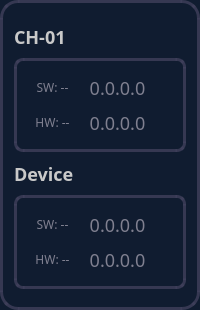
<?xml version="1.0" encoding="UTF-8"?>
<ui version="4.0">
 <class>versionview</class>
 <widget class="QFrame" name="versionview">
  <property name="geometry">
   <rect>
    <x>0</x>
    <y>0</y>
    <width>200</width>
    <height>310</height>
   </rect>
  </property>
  <property name="minimumSize">
   <size>
    <width>200</width>
    <height>310</height>
   </size>
  </property>
  <property name="maximumSize">
   <size>
    <width>240</width>
    <height>372</height>
   </size>
  </property>
  <property name="font">
   <font>
    <family>WenQuanYi Micro Hei</family>
    <pointsize>12</pointsize>
   </font>
  </property>
  <property name="cursor">
   <cursorShape>BlankCursor</cursorShape>
  </property>
  <property name="contextMenuPolicy">
   <enum>Qt::NoContextMenu</enum>
  </property>
  <property name="windowTitle">
   <string>Frame</string>
  </property>
  <property name="styleSheet">
   <string notr="true">#versionview {
	background-color: #101C30;
    border-radius: 18px;
	border: 3px solid rgba(63, 63, 90, 0.81);
}</string>
  </property>
  <property name="locale">
   <locale language="Chinese" country="China"/>
  </property>
  <property name="lineWidth">
   <number>0</number>
  </property>
  <layout class="QVBoxLayout" name="verticalLayout_3" stretch="1,3,1,3">
   <property name="topMargin">
    <number>18</number>
   </property>
   <property name="bottomMargin">
    <number>18</number>
   </property>
   <item>
    <widget class="QLabel" name="channellabel">
     <property name="enabled">
      <bool>false</bool>
     </property>
     <property name="font">
      <font>
       <family>WenQuanYi Micro Hei</family>
       <pointsize>-1</pointsize>
       <weight>75</weight>
       <bold>true</bold>
      </font>
     </property>
     <property name="cursor">
      <cursorShape>BlankCursor</cursorShape>
     </property>
     <property name="contextMenuPolicy">
      <enum>Qt::NoContextMenu</enum>
     </property>
     <property name="styleSheet">
      <string notr="true">#channellabel
{
color: #C9C9C9; 
font-size: 18px; 
font-weight: bold; 
border: none;
}</string>
     </property>
     <property name="lineWidth">
      <number>0</number>
     </property>
     <property name="text">
      <string>CH-01</string>
     </property>
    </widget>
   </item>
   <item>
    <widget class="QFrame" name="channelframe">
     <property name="font">
      <font>
       <family>WenQuanYi Micro Hei</family>
      </font>
     </property>
     <property name="cursor">
      <cursorShape>BlankCursor</cursorShape>
     </property>
     <property name="contextMenuPolicy">
      <enum>Qt::NoContextMenu</enum>
     </property>
     <property name="styleSheet">
      <string notr="true">#channelframe {
    border-radius: 9px;
	border: 3px solid rgba(63, 63, 90, 0.81);
}</string>
     </property>
     <property name="frameShape">
      <enum>QFrame::NoFrame</enum>
     </property>
     <property name="frameShadow">
      <enum>QFrame::Plain</enum>
     </property>
     <property name="lineWidth">
      <number>0</number>
     </property>
     <layout class="QGridLayout" name="gridLayout" rowstretch="1,1" columnstretch="1,3" rowminimumheight="0,0">
      <property name="leftMargin">
       <number>18</number>
      </property>
      <property name="topMargin">
       <number>9</number>
      </property>
      <property name="rightMargin">
       <number>18</number>
      </property>
      <property name="bottomMargin">
       <number>9</number>
      </property>
      <property name="spacing">
       <number>0</number>
      </property>
      <item row="0" column="0">
       <widget class="QLabel" name="channelswlabel">
        <property name="font">
         <font>
          <family>WenQuanYi Micro Hei</family>
          <pointsize>-1</pointsize>
         </font>
        </property>
        <property name="cursor">
         <cursorShape>BlankCursor</cursorShape>
        </property>
        <property name="contextMenuPolicy">
         <enum>Qt::NoContextMenu</enum>
        </property>
        <property name="styleSheet">
         <string notr="true">#channelswlabel
{
color: #808090; 
font-size: 12px; 
border: none;
}</string>
        </property>
        <property name="lineWidth">
         <number>0</number>
        </property>
        <property name="text">
         <string>SW: --</string>
        </property>
        <property name="alignment">
         <set>Qt::AlignCenter</set>
        </property>
       </widget>
      </item>
      <item row="0" column="1">
       <widget class="QLabel" name="chswvaluelabel">
        <property name="font">
         <font>
          <family>WenQuanYi Micro Hei</family>
          <pointsize>-1</pointsize>
         </font>
        </property>
        <property name="cursor">
         <cursorShape>BlankCursor</cursorShape>
        </property>
        <property name="contextMenuPolicy">
         <enum>Qt::NoContextMenu</enum>
        </property>
        <property name="styleSheet">
         <string notr="true">#chswvaluelabel
{
color: #808090; 
font-size: 18px; 
border: none;
}</string>
        </property>
        <property name="lineWidth">
         <number>0</number>
        </property>
        <property name="text">
         <string>0.0.0.0</string>
        </property>
        <property name="alignment">
         <set>Qt::AlignCenter</set>
        </property>
       </widget>
      </item>
      <item row="1" column="0">
       <widget class="QLabel" name="channelhwlabel">
        <property name="font">
         <font>
          <family>WenQuanYi Micro Hei</family>
          <pointsize>-1</pointsize>
         </font>
        </property>
        <property name="cursor">
         <cursorShape>BlankCursor</cursorShape>
        </property>
        <property name="contextMenuPolicy">
         <enum>Qt::NoContextMenu</enum>
        </property>
        <property name="styleSheet">
         <string notr="true">#channelhwlabel
{
color: #808090; 
font-size: 12px; 
border: none;
}</string>
        </property>
        <property name="text">
         <string>HW: --</string>
        </property>
        <property name="alignment">
         <set>Qt::AlignCenter</set>
        </property>
       </widget>
      </item>
      <item row="1" column="1">
       <widget class="QLabel" name="chhwvaluelabel">
        <property name="font">
         <font>
          <family>WenQuanYi Micro Hei</family>
          <pointsize>-1</pointsize>
         </font>
        </property>
        <property name="cursor">
         <cursorShape>BlankCursor</cursorShape>
        </property>
        <property name="contextMenuPolicy">
         <enum>Qt::NoContextMenu</enum>
        </property>
        <property name="styleSheet">
         <string notr="true">#chhwvaluelabel
{
color: #808090; 
font-size: 18px; 
border: none;
}</string>
        </property>
        <property name="lineWidth">
         <number>0</number>
        </property>
        <property name="text">
         <string>0.0.0.0</string>
        </property>
        <property name="alignment">
         <set>Qt::AlignCenter</set>
        </property>
       </widget>
      </item>
     </layout>
    </widget>
   </item>
   <item>
    <widget class="QLabel" name="devicelabel">
     <property name="enabled">
      <bool>false</bool>
     </property>
     <property name="font">
      <font>
       <family>WenQuanYi Micro Hei</family>
       <pointsize>-1</pointsize>
       <weight>75</weight>
       <bold>true</bold>
      </font>
     </property>
     <property name="cursor">
      <cursorShape>BlankCursor</cursorShape>
     </property>
     <property name="contextMenuPolicy">
      <enum>Qt::NoContextMenu</enum>
     </property>
     <property name="styleSheet">
      <string notr="true">#devicelabel
{
color: #C9C9C9; 
font-size: 18px; 
font-weight: bold; 
border: none;
}</string>
     </property>
     <property name="lineWidth">
      <number>0</number>
     </property>
     <property name="text">
      <string>Device</string>
     </property>
    </widget>
   </item>
   <item>
    <widget class="QFrame" name="deviceframe">
     <property name="font">
      <font>
       <family>WenQuanYi Micro Hei</family>
      </font>
     </property>
     <property name="cursor">
      <cursorShape>BlankCursor</cursorShape>
     </property>
     <property name="contextMenuPolicy">
      <enum>Qt::NoContextMenu</enum>
     </property>
     <property name="styleSheet">
      <string notr="true">#deviceframe {
    border-radius: 9px;
	border: 3px solid rgba(63, 63, 90, 0.81);
}</string>
     </property>
     <property name="frameShape">
      <enum>QFrame::NoFrame</enum>
     </property>
     <property name="frameShadow">
      <enum>QFrame::Plain</enum>
     </property>
     <property name="lineWidth">
      <number>0</number>
     </property>
     <layout class="QGridLayout" name="gridLayout_2" rowstretch="1,1" columnstretch="1,3">
      <property name="leftMargin">
       <number>18</number>
      </property>
      <property name="rightMargin">
       <number>18</number>
      </property>
      <property name="bottomMargin">
       <number>9</number>
      </property>
      <property name="spacing">
       <number>0</number>
      </property>
      <item row="0" column="0">
       <widget class="QLabel" name="deviceswlabel">
        <property name="font">
         <font>
          <family>WenQuanYi Micro Hei</family>
          <pointsize>-1</pointsize>
         </font>
        </property>
        <property name="cursor">
         <cursorShape>BlankCursor</cursorShape>
        </property>
        <property name="contextMenuPolicy">
         <enum>Qt::NoContextMenu</enum>
        </property>
        <property name="styleSheet">
         <string notr="true">#deviceswlabel
{
color: #808090; 
font-size: 12px; 
border: none;
}</string>
        </property>
        <property name="lineWidth">
         <number>0</number>
        </property>
        <property name="text">
         <string>SW: --</string>
        </property>
        <property name="alignment">
         <set>Qt::AlignCenter</set>
        </property>
       </widget>
      </item>
      <item row="0" column="1">
       <widget class="QLabel" name="deswvaluelabel">
        <property name="font">
         <font>
          <family>WenQuanYi Micro Hei</family>
          <pointsize>-1</pointsize>
         </font>
        </property>
        <property name="cursor">
         <cursorShape>BlankCursor</cursorShape>
        </property>
        <property name="contextMenuPolicy">
         <enum>Qt::NoContextMenu</enum>
        </property>
        <property name="styleSheet">
         <string notr="true">#deswvaluelabel
{
color: #808090; 
font-size: 18px; 
border: none;
}</string>
        </property>
        <property name="lineWidth">
         <number>0</number>
        </property>
        <property name="text">
         <string>0.0.0.0</string>
        </property>
        <property name="alignment">
         <set>Qt::AlignCenter</set>
        </property>
       </widget>
      </item>
      <item row="1" column="0">
       <widget class="QLabel" name="devicehwlabel">
        <property name="font">
         <font>
          <family>WenQuanYi Micro Hei</family>
          <pointsize>-1</pointsize>
         </font>
        </property>
        <property name="cursor">
         <cursorShape>BlankCursor</cursorShape>
        </property>
        <property name="contextMenuPolicy">
         <enum>Qt::NoContextMenu</enum>
        </property>
        <property name="styleSheet">
         <string notr="true">#devicehwlabel
{
color: #808090; 
font-size: 12px; 
border: none;
}</string>
        </property>
        <property name="lineWidth">
         <number>0</number>
        </property>
        <property name="text">
         <string>HW: --</string>
        </property>
        <property name="alignment">
         <set>Qt::AlignCenter</set>
        </property>
       </widget>
      </item>
      <item row="1" column="1">
       <widget class="QLabel" name="dehwvaluelabel">
        <property name="font">
         <font>
          <family>WenQuanYi Micro Hei</family>
          <pointsize>-1</pointsize>
         </font>
        </property>
        <property name="cursor">
         <cursorShape>BlankCursor</cursorShape>
        </property>
        <property name="contextMenuPolicy">
         <enum>Qt::NoContextMenu</enum>
        </property>
        <property name="styleSheet">
         <string notr="true">#dehwvaluelabel
{
color: #808090; 
font-size: 18px; 
border: none;
}</string>
        </property>
        <property name="lineWidth">
         <number>0</number>
        </property>
        <property name="text">
         <string>0.0.0.0</string>
        </property>
        <property name="alignment">
         <set>Qt::AlignCenter</set>
        </property>
       </widget>
      </item>
     </layout>
    </widget>
   </item>
  </layout>
 </widget>
 <resources/>
 <connections/>
</ui>
